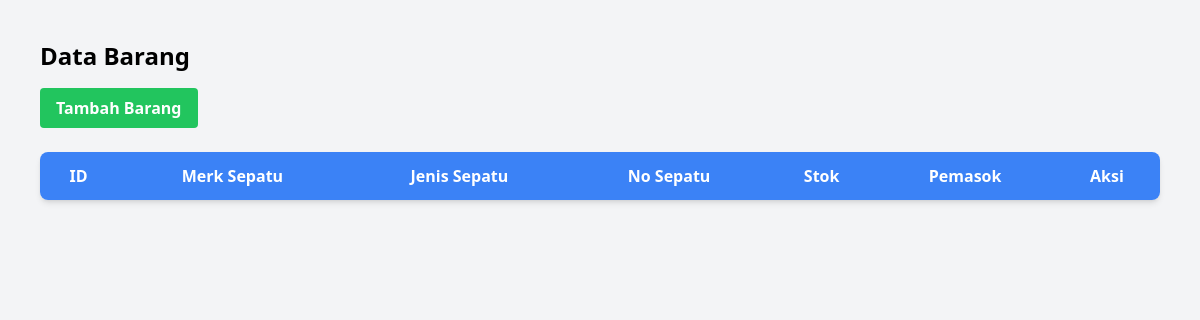
The page /pages/barang.php (signed in) on the database as committed earlier.
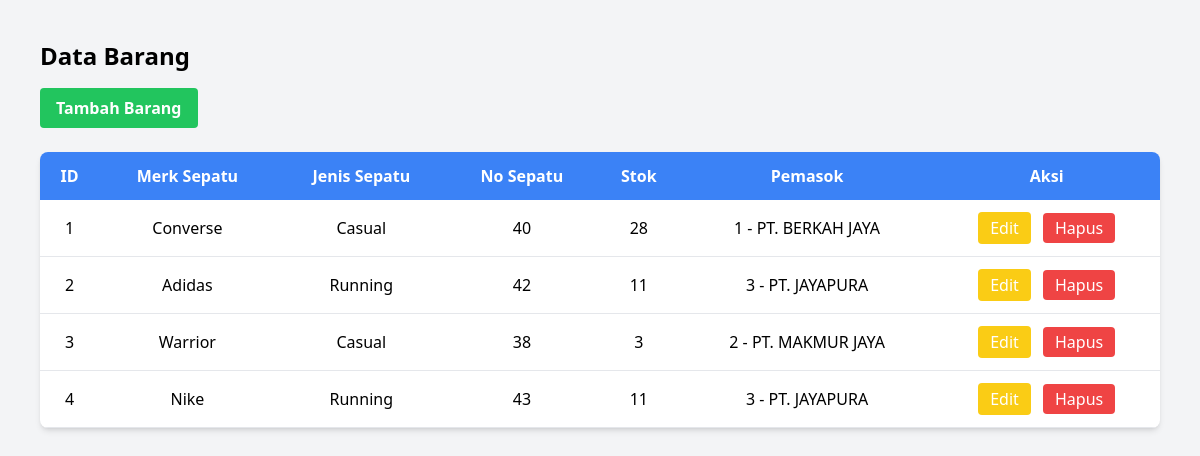
The same page on the database as committed later.
### tables this page shows
CREATE TABLE `barang` (
  `Id_sepatu` int(11) NOT NULL,
  `Merk_sepatu` varchar(50) DEFAULT NULL,
  `Jenis_sepatu` varchar(50) DEFAULT NULL,
  `No_sepatu` int(11) DEFAULT NULL,
  `Stok` int(11) DEFAULT NULL,
  `Id_pemasok` int(11) DEFAULT NULL
);

CREATE TABLE `pemasok` (
  `Id_pemasok` int(11) NOT NULL,
  `Nama` varchar(50) DEFAULT NULL,
  `Alamat` varchar(100) DEFAULT NULL,
  `No_telp` varchar(15) DEFAULT NULL
);

### pages/barang.php (the view, shortened to what this page needs)
<?php
include '../include/db.php';
$sql = "SELECT b.*, p.Nama FROM barang b
        LEFT JOIN Pemasok p ON b.Id_pemasok = p.Id_pemasok";
$result = $conn->query($sql);
?>
<!DOCTYPE html>
<html lang="en">
<head>
    <script src="https://cdn.tailwindcss.com"></script>
</head>
<body class="bg-gray-100 p-10">
    <h1 class="text-2xl font-bold mb-4">Data Barang</h1>
    <button onclick="openAddModal()" class="bg-green-500 hover:bg-green-700 text-white font-bold py-2 px-4 rounded mb-6">
        Tambah Barang
    </button>
    <table class="w-full bg-white shadow-md rounded-lg overflow-hidden">
        <thead class="bg-blue-500 text-white">
            <tr>
                <th class="p-3">ID</th>
                <th class="p-3">Merk Sepatu</th>
                <th class="p-3">Jenis Sepatu</th>
                <th class="p-3">No Sepatu</th>
                <th class="p-3">Stok</th>
                <th class="p-3">Pemasok</th>
                <th class="p-3">Aksi</th>
            </tr>
        </thead>
        <tbody>
            <?php while ($row = $result->fetch_assoc()): ?>
                    <tr class="border-b">
                        <td class="p-3 text-center"><?php echo $row['Id_sepatu']; ?></td>
                        <td class="p-3 text-center"><?php echo $row['Merk_sepatu']; ?></td>
                        <td class="p-3 text-center"><?php echo $row['Jenis_sepatu']; ?></td>
                        <td class="p-3 text-center"><?php echo $row['No_sepatu']; ?></td>
                        <td class="p-3 text-center"><?php echo $row['Stok']; ?></td>
                        <td class="p-3 text-center">
                            <?php echo $row['Id_pemasok'] . ' - ' . $row['Nama']; ?>
                        </td>
                        <td class="p-3 text-center space-x-2">
                            <button onclick="openEditModal(
                                <?php echo $row['Id_sepatu']; ?>,
                                '<?php echo addslashes($row['Merk_sepatu']); ?>',
                                '<?php echo addslashes($row['Jenis_sepatu']); ?>',
                                '<?php echo addslashes($row['No_sepatu']); ?>',
                                <?php echo $row['Stok']; ?>,
                                <?php echo $row['Id_pemasok']; ?>
                            )" class="bg-yellow-400 hover:bg-yellow-500 text-white px-3 py-1 rounded">Edit</button>
                            <a href="?delete=<?php echo $row['Id_sepatu']; ?>" onclick="return confirm('Yakin ingin hapus?')" class="bg-red-500 hover:bg-red-700 text-white px-3 py-1 rounded">Hapus</a>
                        </td>
                    </tr>
            <?php endwhile; ?>
        </tbody>
    </table>
</body>
</html>

Rows that differ between the two databases and show on the page:
added barang: Id_sepatu "1", Merk_sepatu "Converse", Jenis_sepatu "Casual", No_sepatu "40", Stok "28", Id_pemasok "1", Id_pemasok.Nama "PT. BERKAH JAYA"
added barang: Id_sepatu "2", Merk_sepatu "Adidas", Jenis_sepatu "Running", No_sepatu "42", Stok "11", Id_pemasok "3", Id_pemasok.Nama "PT. JAYAPURA"
added barang: Id_sepatu "3", Merk_sepatu "Warrior", Jenis_sepatu "Casual", No_sepatu "38", Stok "3", Id_pemasok "2", Id_pemasok.Nama "PT. MAKMUR JAYA"
added barang: Id_sepatu "4", Merk_sepatu "Nike", Jenis_sepatu "Running", No_sepatu "43", Stok "11", Id_pemasok "3", Id_pemasok.Nama "PT. JAYAPURA"
